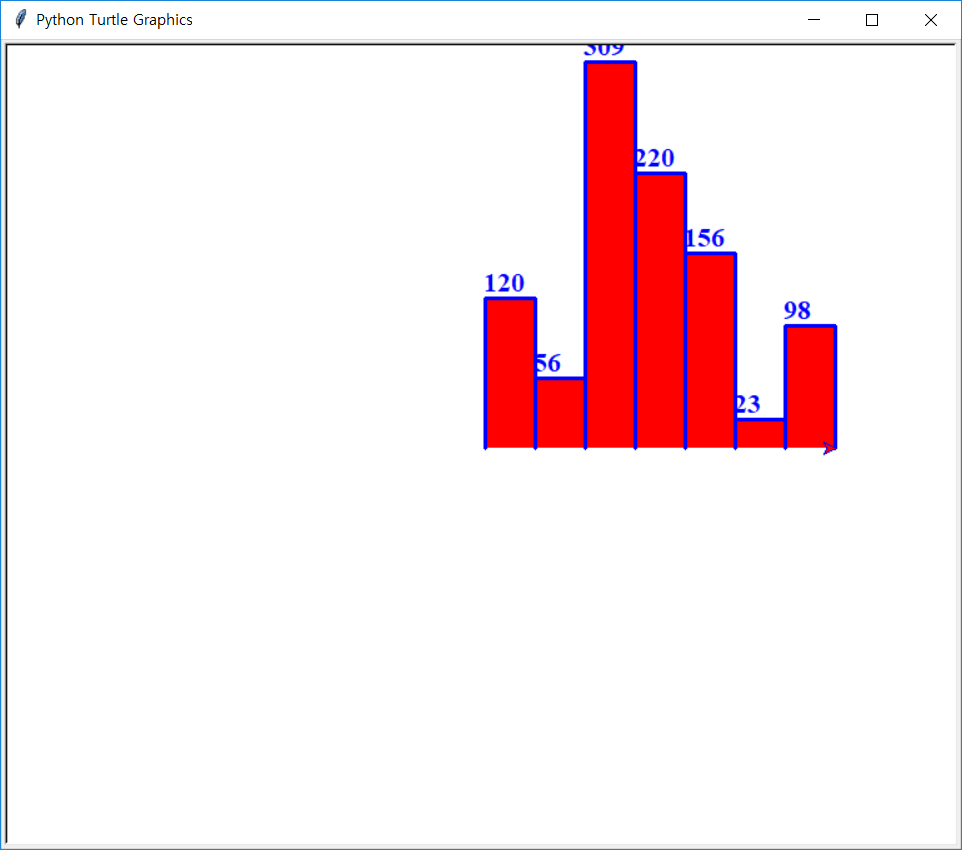

Source code (Python):
import turtle

def drawBar(height):
    t.begin_fill()
    t.left(90)
    t.forward(height)
    t.write(str(height), font = ("Times New Roman", 16, "bold"))
    t.right(90)

    t.forward(40)
    t.right(90)
    t.forward(height)
    t.left(90)
    t.end_fill()

data = [120, 56, 309, 220, 156, 23, 98]

t = turtle.Turtle()
t.color("blue")
t.fillcolor("red")

t.pensize(3)

for d in data:
    drawBar(d)
